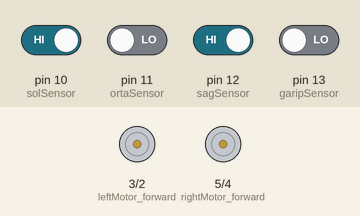
The sketch below on a simulated Arduino Uno, built with avr-gcc and run on an emulated ATmega328P. On the bench: motor-driver pin pairs drawn as motors (green arrow = first pin HIGH = forward, orange = second pin HIGH = backward, longer = more drive, scaled by the enable pin). The test bench sets the inputs (shaded band); at power-on: pin 10 (solSensor), pin 12 (sagSensor) HIGH, pin 11 (ortaSensor), pin 13 (garipSensor) LOW.

Above: at 1.2 s.
1.3 s: pin 10 (solSensor) driven LOW
At 1.8 s:
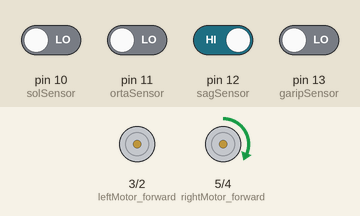
2.8 s: pin 11 (ortaSensor) driven HIGH and pin 13 (garipSensor) driven HIGH
At 5.6 s:
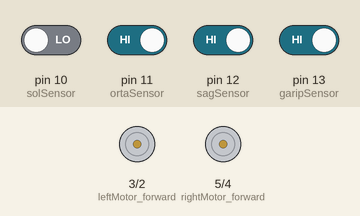
5.8 s: pin 11 (ortaSensor) driven LOW
At 7.3 s:
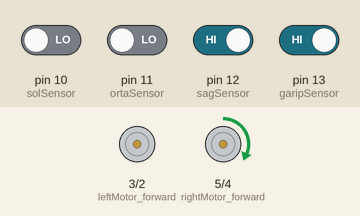
8.5 s: pin 11 (ortaSensor) driven HIGH
At 10.55 s:
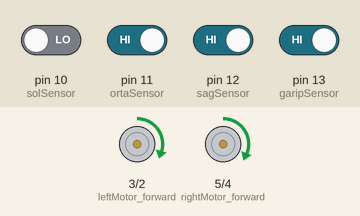
11.5 s: pin 13 (garipSensor) driven LOW
At 13.8 s:
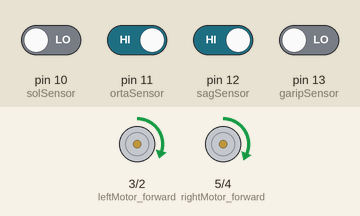
14.1 s: pin 10 (solSensor) driven HIGH and pin 11 (ortaSensor) driven LOW and pin 12 (sagSensor) driven LOW and pin 13 (garipSensor) driven HIGH
At 15.1 s:
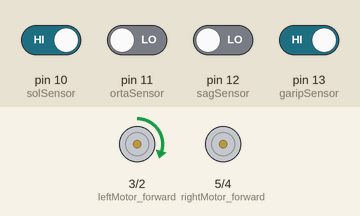
Timing chart, 0 to 16.6 s (numbered marks = the images above; inputs shaded):
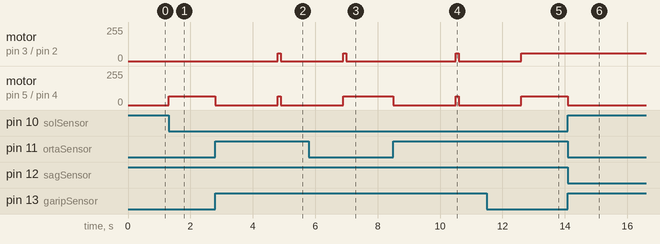

Measured:
- after the input at 1.3 s, motor on pin 5 (rightMotor_forward) / pin 4 (rightMotor_backward): stopped → forward 65/255 at once
- after the input at 2.8 s, motor on pin 3 (leftMotor_forward) / pin 2 (leftMotor_backward): stopped → forward 60/255 after 2.0 s, → stopped 0.10 s later; motor on pin 5 (rightMotor_forward) / pin 4 (rightMotor_backward): forward 65/255 → stopped at once, → forward 65/255 2.0 s later, → stopped 0.10 s later
- after the input at 5.8 s, motor on pin 5 (rightMotor_forward) / pin 4 (rightMotor_backward): goes on until 6.9 s, then stays forward 65/255
- after the input at 8.5 s, motor on pin 3 (leftMotor_forward) / pin 2 (leftMotor_backward): stopped → forward 60/255 after 2.0 s, → stopped 0.10 s later; motor on pin 5 (rightMotor_forward) / pin 4 (rightMotor_backward): forward 65/255 → stopped at once, → forward 65/255 2.0 s later, → stopped 0.10 s later
- after the input at 11.5 s, motor on pin 3 (leftMotor_forward) / pin 2 (leftMotor_backward): goes on until 12.6 s, then stays forward 60/255; motor on pin 5 (rightMotor_forward) / pin 4 (rightMotor_backward): goes on until 12.6 s, then stays forward 65/255
- after the input at 14.1 s, motor on pin 5 (rightMotor_forward) / pin 4 (rightMotor_backward): forward 65/255 → stopped at once

The sketch:

ArduinoKod.v3.ino
```cpp
#define garipSensor 13
#define sagSensor 12
#define ortaSensor 11
#define solSensor 10

const int leftMotor_speed = 9;
const int rightMotor_speed = 6;
const int leftMotor_forward = 3;
const int leftMotor_backward = 2;
const int rightMotor_forward = 5;
const int rightMotor_backward = 4;

int tShapes = 0;

void setup()
{
  pinMode(solSensor, INPUT);
  pinMode(ortaSensor, INPUT);
  pinMode(sagSensor, INPUT);
  pinMode(garipSensor, INPUT);

  pinMode(leftMotor_forward, OUTPUT);
  pinMode(leftMotor_backward, OUTPUT);
  pinMode(rightMotor_forward, OUTPUT);
  pinMode(rightMotor_backward, OUTPUT);
}


void loop() {

//if(tShapes<8)
//{
  if(digitalRead(garipSensor) == 1 && digitalRead(ortaSensor) == 1)
  {
    justStop();
    delay(2000);
    forward();
    delay(100);
    tShapes++;
  }
  if(digitalRead(solSensor) == 0 && digitalRead(ortaSensor) == 1 && digitalRead(sagSensor) == 0)
  {
    forward();
  }

  if(digitalRead(solSensor) == 0 && digitalRead(ortaSensor) == 0 && digitalRead(sagSensor) == 1)
  {
    right();
  }

  if(digitalRead(solSensor) == 1 && digitalRead(ortaSensor) == 0 && digitalRead(sagSensor) == 0)
  {
    left();
  }
}
  /*else
{
  if(digitalRead(solSensor) == 0 && digitalRead(ortaSensor) == 1 && digitalRead(sagSensor) == 0)
  {
    forward();
  }

  if(digitalRead(solSensor) == 0 && digitalRead(ortaSensor) == 0 && digitalRead(sagSensor) == 1)
  {
    right();
  }

  if(digitalRead(solSensor) == 1 && digitalRead(ortaSensor) == 0 && digitalRead(sagSensor) == 0)
  {
    left();
  }

  if(digitalRead(garipSensor) == 1 && digitalRead(solSensor) == 1 && digitalRead(ortaSensor) == 0 && digitalRead(sagSensor) == 0)
  {
    justStop();
  }
 }
}*/

void forward ()
{
  digitalWrite(leftMotor_forward, HIGH);
  digitalWrite(leftMotor_backward, LOW);
  analogWrite(leftMotor_speed, 60);

  digitalWrite(rightMotor_forward, HIGH);
  digitalWrite(rightMotor_backward, LOW);
  analogWrite(rightMotor_speed, 65);
}


void left ()
{
  digitalWrite(leftMotor_forward, HIGH);
  digitalWrite(leftMotor_backward, LOW);
  analogWrite(leftMotor_speed, 60);

  digitalWrite(rightMotor_forward, HIGH);
  digitalWrite(rightMotor_backward, LOW);
  analogWrite(rightMotor_speed, 0);
}

void right ()
{
  digitalWrite(leftMotor_forward, HIGH);
  digitalWrite(leftMotor_backward, LOW);
  analogWrite(leftMotor_speed, 0);

  digitalWrite(rightMotor_forward, HIGH);
  digitalWrite(rightMotor_backward, LOW);
  analogWrite(rightMotor_speed, 65);
}

void justStop()
{
  digitalWrite(leftMotor_forward, HIGH);
  digitalWrite(leftMotor_backward, LOW);
  analogWrite(leftMotor_speed, 0);

  digitalWrite(rightMotor_forward, HIGH);
  digitalWrite(rightMotor_backward, LOW);
  analogWrite(rightMotor_speed, 0);
}

void back()
{
  digitalWrite(leftMotor_forward, HIGH);
  digitalWrite(leftMotor_backward, LOW);
  analogWrite(leftMotor_speed, 50);

  digitalWrite(rightMotor_forward, LOW);
  digitalWrite(rightMotor_backward, HIGH);
  analogWrite(rightMotor_speed, 50);
}
```
